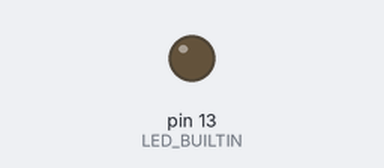
The sketch below on a simulated Arduino Uno, built with avr-gcc and run on an emulated ATmega328P. Shown: output pins drawn as LEDs (lit = HIGH). What the sketch prints to the serial monitor is not drawn.

Above: at 0.9 s.
At 9.4 s:
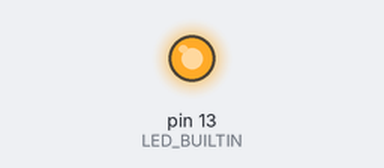
Timing chart, 0 to 22.0 s (numbered marks = the images above):
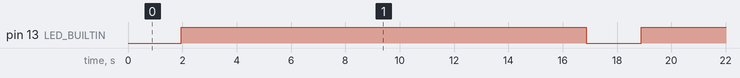

The sketch:

ExLedPWM.ino
```cpp
// La funcion setup se ejecuta una unica vez cuando apretas el boton de reset o enciendes la placa.
void setup() {
  // Con pin mode configuramos el pin donde este conectado el LED de nuestra placa a output.
  // Este pin tambien se puede usar para otras cosas por ejemplo en el Wemos D1 mini Lite esta mapeado en el D4.
  // Todo lo que conectemos en el pin D4 tendra doble funcion, la salida visual del LED y el uso designado por el usuario.
  pinMode(LED_BUILTIN, OUTPUT);

  // Iniciamos la comunicacion del puerto serie a 9600 baudios, para poder monitorizar el Arduino.
  Serial.begin(9600);
}

// La funcion de loop se ejecuta una y otra vez para siempre.
void loop() {
  // Vamos a cambiar la potencia de un pulso PWM de 0 correspondiendo a un duty cicle de 0% a 1023 correspondiendo a duty cicle del 100%
  // Recordar que en el caso del led se traduce a un voltage medio dependiendo del tiempo que pasa el pin a HIGH y a LOW. Por ejemplo un
  // duty cicle del 50% corresponde a la mitad de Vcc, siendo Vcc 3.3V, significa que el 50% son 1.65V.
  for (int i = 0; i < 1023; i++) {
    // Configura el pulso PWM con el valor de i.
    analogWrite(LED_BUILTIN, i);
    // Nos esperamos 10milisegundos.
    delay(10);

    // Escribimos por consola el valor del PWM.
    Serial.print("Valor PWM: ");
    Serial.println(i);
  }
}
```

substr.c
```cpp
// https://stackoverflow.com/questions/29671455/how-to-split-a-string-using-a-specific-delimiter-in-arduino
String substr(String data, char separator, int index){
  int found = 0;
  int strIndex[] = {0, -1};
  int maxIndex = data.length()-1;

  for(int i=0; i<=maxIndex && found<=index; i++){
    if(data.charAt(i)==separator || i==maxIndex){
        found++;
        strIndex[0] = strIndex[1]+1;
        strIndex[1] = (i == maxIndex) ? i+1 : i;
    }
  }

  return found>index ? data.substring(strIndex[0], strIndex[1]) : "";
}
```

Measured:
- by itself, pin 13 (LED_BUILTIN): alternates HIGH for 14.9 s and LOW for 2.0 s
